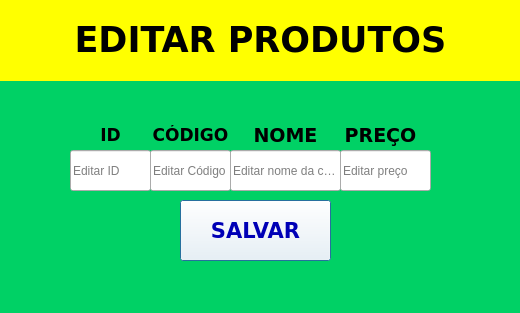
<?xml version="1.0" encoding="UTF-8"?>
<ui version="4.0">
 <class>Dialog</class>
 <widget class="QDialog" name="Dialog">
  <property name="geometry">
   <rect>
    <x>0</x>
    <y>0</y>
    <width>520</width>
    <height>313</height>
   </rect>
  </property>
  <property name="windowTitle">
   <string>Dialog</string>
  </property>
  <widget class="QLabel" name="label">
   <property name="geometry">
    <rect>
     <x>0</x>
     <y>0</y>
     <width>531</width>
     <height>321</height>
    </rect>
   </property>
   <property name="font">
    <font>
     <family>Verdana</family>
     <pointsize>20</pointsize>
     <weight>75</weight>
     <bold>true</bold>
    </font>
   </property>
   <property name="styleSheet">
    <string notr="true">background-color: rgb(0, 209, 101);</string>
   </property>
   <property name="text">
    <string>&lt;html&gt;&lt;head/&gt;&lt;body&gt;&lt;p align=&quot;center&quot;&gt;&lt;br/&gt;&lt;/p&gt;&lt;/body&gt;&lt;/html&gt;</string>
   </property>
  </widget>
  <widget class="QLabel" name="label_2">
   <property name="geometry">
    <rect>
     <x>250</x>
     <y>120</y>
     <width>71</width>
     <height>31</height>
    </rect>
   </property>
   <property name="font">
    <font>
     <family>Verdana</family>
     <pointsize>14</pointsize>
     <weight>75</weight>
     <bold>true</bold>
    </font>
   </property>
   <property name="text">
    <string>&lt;html&gt;&lt;head/&gt;&lt;body&gt;&lt;p align=&quot;center&quot;&gt;NOME&lt;/p&gt;&lt;/body&gt;&lt;/html&gt;</string>
   </property>
  </widget>
  <widget class="QLabel" name="label_3">
   <property name="geometry">
    <rect>
     <x>340</x>
     <y>120</y>
     <width>81</width>
     <height>31</height>
    </rect>
   </property>
   <property name="font">
    <font>
     <family>Verdana</family>
     <pointsize>14</pointsize>
     <weight>75</weight>
     <bold>true</bold>
    </font>
   </property>
   <property name="text">
    <string>&lt;html&gt;&lt;head/&gt;&lt;body&gt;&lt;p align=&quot;center&quot;&gt;PREÇO&lt;/p&gt;&lt;/body&gt;&lt;/html&gt;</string>
   </property>
  </widget>
  <widget class="QLineEdit" name="editarinputname">
   <property name="geometry">
    <rect>
     <x>230</x>
     <y>150</y>
     <width>111</width>
     <height>41</height>
    </rect>
   </property>
   <property name="placeholderText">
    <string>Editar nome da carne</string>
   </property>
  </widget>
  <widget class="QLineEdit" name="editarinputnpreco">
   <property name="geometry">
    <rect>
     <x>340</x>
     <y>150</y>
     <width>91</width>
     <height>41</height>
    </rect>
   </property>
   <property name="placeholderText">
    <string>Editar preço</string>
   </property>
  </widget>
  <widget class="QPushButton" name="btnsalvar">
   <property name="geometry">
    <rect>
     <x>180</x>
     <y>200</y>
     <width>151</width>
     <height>61</height>
    </rect>
   </property>
   <property name="font">
    <font>
     <family>Verdana</family>
     <pointsize>16</pointsize>
     <weight>75</weight>
     <bold>true</bold>
    </font>
   </property>
   <property name="styleSheet">
    <string notr="true">color: rgb(0, 0, 182);
background-color: rgb(255, 255, 255);</string>
   </property>
   <property name="text">
    <string>SALVAR</string>
   </property>
  </widget>
  <widget class="QLabel" name="label_5">
   <property name="geometry">
    <rect>
     <x>0</x>
     <y>0</y>
     <width>521</width>
     <height>81</height>
    </rect>
   </property>
   <property name="font">
    <font>
     <family>Verdana</family>
     <pointsize>26</pointsize>
     <weight>75</weight>
     <bold>true</bold>
    </font>
   </property>
   <property name="styleSheet">
    <string notr="true">background-color: rgb(255, 255, 0);</string>
   </property>
   <property name="text">
    <string>&lt;html&gt;&lt;head/&gt;&lt;body&gt;&lt;p align=&quot;center&quot;&gt;EDITAR PRODUTOS&lt;/p&gt;&lt;/body&gt;&lt;/html&gt;</string>
   </property>
  </widget>
  <widget class="QLabel" name="label_4">
   <property name="geometry">
    <rect>
     <x>90</x>
     <y>120</y>
     <width>41</width>
     <height>31</height>
    </rect>
   </property>
   <property name="font">
    <font>
     <family>Verdana</family>
     <pointsize>13</pointsize>
     <weight>75</weight>
     <bold>true</bold>
    </font>
   </property>
   <property name="text">
    <string>&lt;html&gt;&lt;head/&gt;&lt;body&gt;&lt;p align=&quot;center&quot;&gt;ID&lt;/p&gt;&lt;/body&gt;&lt;/html&gt;</string>
   </property>
  </widget>
  <widget class="QLabel" name="label_6">
   <property name="geometry">
    <rect>
     <x>150</x>
     <y>120</y>
     <width>81</width>
     <height>31</height>
    </rect>
   </property>
   <property name="font">
    <font>
     <family>Verdana</family>
     <pointsize>13</pointsize>
     <weight>75</weight>
     <bold>true</bold>
    </font>
   </property>
   <property name="text">
    <string>&lt;html&gt;&lt;head/&gt;&lt;body&gt;&lt;p align=&quot;center&quot;&gt;CÓDIGO&lt;/p&gt;&lt;/body&gt;&lt;/html&gt;</string>
   </property>
  </widget>
  <widget class="QLineEdit" name="editarinputcodig">
   <property name="geometry">
    <rect>
     <x>150</x>
     <y>150</y>
     <width>81</width>
     <height>41</height>
    </rect>
   </property>
   <property name="placeholderText">
    <string>Editar Código</string>
   </property>
  </widget>
  <widget class="QLineEdit" name="editarinputid">
   <property name="geometry">
    <rect>
     <x>70</x>
     <y>150</y>
     <width>81</width>
     <height>41</height>
    </rect>
   </property>
   <property name="placeholderText">
    <string>Editar ID</string>
   </property>
  </widget>
 </widget>
 <resources/>
 <connections/>
</ui>
